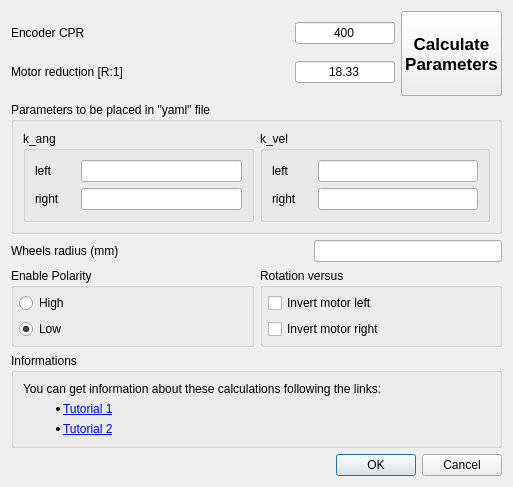
<?xml version="1.0" encoding="UTF-8"?>
<ui version="4.0">
 <class>RobotParamsCalculateDialog</class>
 <widget class="QDialog" name="RobotParamsCalculateDialog">
  <property name="geometry">
   <rect>
    <x>0</x>
    <y>0</y>
    <width>513</width>
    <height>487</height>
   </rect>
  </property>
  <property name="windowTitle">
   <string>Parameters Calculation</string>
  </property>
  <layout class="QGridLayout" name="gridLayout_4">
   <item row="2" column="0">
    <widget class="QGroupBox" name="groupBox">
     <property name="title">
      <string>Parameters to be placed in &quot;yaml&quot; file</string>
     </property>
     <layout class="QGridLayout" name="gridLayout_3">
      <item row="0" column="1">
       <widget class="QGroupBox" name="groupBox_3">
        <property name="title">
         <string>k_vel</string>
        </property>
        <layout class="QGridLayout" name="gridLayout_2">
         <item row="0" column="0">
          <layout class="QHBoxLayout" name="horizontalLayout_3">
           <item>
            <widget class="QLabel" name="label_3">
             <property name="minimumSize">
              <size>
               <width>40</width>
               <height>0</height>
              </size>
             </property>
             <property name="text">
              <string>left</string>
             </property>
            </widget>
           </item>
           <item>
            <widget class="QLineEdit" name="lineEdit_k_vel_left">
             <property name="readOnly">
              <bool>true</bool>
             </property>
            </widget>
           </item>
          </layout>
         </item>
         <item row="1" column="0">
          <layout class="QHBoxLayout" name="horizontalLayout_4">
           <item>
            <widget class="QLabel" name="label_4">
             <property name="minimumSize">
              <size>
               <width>40</width>
               <height>0</height>
              </size>
             </property>
             <property name="text">
              <string>right</string>
             </property>
            </widget>
           </item>
           <item>
            <widget class="QLineEdit" name="lineEdit_k_vel_right">
             <property name="readOnly">
              <bool>true</bool>
             </property>
            </widget>
           </item>
          </layout>
         </item>
        </layout>
       </widget>
      </item>
      <item row="0" column="0">
       <widget class="QGroupBox" name="groupBox_2">
        <property name="title">
         <string>k_ang</string>
        </property>
        <layout class="QGridLayout" name="gridLayout">
         <item row="0" column="0">
          <layout class="QHBoxLayout" name="horizontalLayout">
           <item>
            <widget class="QLabel" name="label">
             <property name="minimumSize">
              <size>
               <width>40</width>
               <height>0</height>
              </size>
             </property>
             <property name="text">
              <string>left</string>
             </property>
            </widget>
           </item>
           <item>
            <widget class="QLineEdit" name="lineEdit_k_ang_left">
             <property name="readOnly">
              <bool>true</bool>
             </property>
            </widget>
           </item>
          </layout>
         </item>
         <item row="1" column="0">
          <layout class="QHBoxLayout" name="horizontalLayout_2">
           <item>
            <widget class="QLabel" name="label_2">
             <property name="minimumSize">
              <size>
               <width>40</width>
               <height>0</height>
              </size>
             </property>
             <property name="text">
              <string>right</string>
             </property>
            </widget>
           </item>
           <item>
            <widget class="QLineEdit" name="lineEdit_k_ang_right">
             <property name="readOnly">
              <bool>true</bool>
             </property>
            </widget>
           </item>
          </layout>
         </item>
        </layout>
       </widget>
      </item>
     </layout>
    </widget>
   </item>
   <item row="4" column="0">
    <layout class="QHBoxLayout" name="horizontalLayout_8">
     <item>
      <widget class="QGroupBox" name="groupBox_16">
       <property name="sizePolicy">
        <sizepolicy hsizetype="Preferred" vsizetype="Maximum">
         <horstretch>0</horstretch>
         <verstretch>0</verstretch>
        </sizepolicy>
       </property>
       <property name="title">
        <string>Enable Polarity</string>
       </property>
       <layout class="QVBoxLayout" name="verticalLayout_3">
        <property name="leftMargin">
         <number>5</number>
        </property>
        <property name="topMargin">
         <number>5</number>
        </property>
        <property name="rightMargin">
         <number>5</number>
        </property>
        <property name="bottomMargin">
         <number>5</number>
        </property>
        <item>
         <widget class="QRadioButton" name="radioButton_polarity_high">
          <property name="sizePolicy">
           <sizepolicy hsizetype="Preferred" vsizetype="Fixed">
            <horstretch>0</horstretch>
            <verstretch>0</verstretch>
           </sizepolicy>
          </property>
          <property name="text">
           <string>High</string>
          </property>
         </widget>
        </item>
        <item>
         <widget class="QRadioButton" name="radioButton_polarity_low">
          <property name="sizePolicy">
           <sizepolicy hsizetype="Preferred" vsizetype="Fixed">
            <horstretch>0</horstretch>
            <verstretch>0</verstretch>
           </sizepolicy>
          </property>
          <property name="text">
           <string>Low</string>
          </property>
          <property name="checked">
           <bool>true</bool>
          </property>
         </widget>
        </item>
       </layout>
      </widget>
     </item>
     <item>
      <widget class="QGroupBox" name="groupBox_5">
       <property name="sizePolicy">
        <sizepolicy hsizetype="Preferred" vsizetype="Maximum">
         <horstretch>0</horstretch>
         <verstretch>0</verstretch>
        </sizepolicy>
       </property>
       <property name="title">
        <string>Rotation versus</string>
       </property>
       <layout class="QVBoxLayout" name="verticalLayout_6">
        <property name="leftMargin">
         <number>5</number>
        </property>
        <property name="topMargin">
         <number>5</number>
        </property>
        <property name="rightMargin">
         <number>5</number>
        </property>
        <property name="bottomMargin">
         <number>5</number>
        </property>
        <item>
         <widget class="QCheckBox" name="checkBox_invert_mot_left">
          <property name="sizePolicy">
           <sizepolicy hsizetype="Preferred" vsizetype="Fixed">
            <horstretch>0</horstretch>
            <verstretch>0</verstretch>
           </sizepolicy>
          </property>
          <property name="text">
           <string>Invert motor left</string>
          </property>
         </widget>
        </item>
        <item>
         <widget class="QCheckBox" name="checkBox_invert_mot_right">
          <property name="sizePolicy">
           <sizepolicy hsizetype="Preferred" vsizetype="Fixed">
            <horstretch>0</horstretch>
            <verstretch>0</verstretch>
           </sizepolicy>
          </property>
          <property name="text">
           <string>Invert motor right</string>
          </property>
         </widget>
        </item>
       </layout>
      </widget>
     </item>
    </layout>
   </item>
   <item row="5" column="0">
    <widget class="QGroupBox" name="groupBox_4">
     <property name="title">
      <string>Informations</string>
     </property>
     <layout class="QGridLayout" name="gridLayout_5">
      <item row="2" column="0" colspan="2">
       <widget class="QLabel" name="label_8">
        <property name="text">
         <string>&lt;html&gt;&lt;head/&gt;&lt;body&gt;&lt;p&gt;&lt;ul&gt;&lt;li&gt;&lt;a href=&quot;http://www.officinerobotiche.it/tutorial/encoder/&quot;&gt;&lt;span style=&quot; text-decoration: underline; color:#0000ff;&quot;&gt;Tutorial 1&lt;/span&gt;&lt;/a&gt;&lt;/li&gt;&lt;/ul&gt;&lt;/p&gt;&lt;/body&gt;&lt;/html&gt;</string>
        </property>
        <property name="openExternalLinks">
         <bool>true</bool>
        </property>
       </widget>
      </item>
      <item row="0" column="0" rowspan="2" colspan="2">
       <widget class="QLabel" name="label_7">
        <property name="text">
         <string>You can get information about these calculations following the links:</string>
        </property>
       </widget>
      </item>
      <item row="3" column="0">
       <widget class="QLabel" name="label_9">
        <property name="text">
         <string>&lt;html&gt;&lt;head/&gt;&lt;body&gt;&lt;p&gt;&lt;ul&gt;&lt;li&gt;&lt;a href=&quot;http://www.officinerobotiche.it/tutorial/interfacciamento-encoder/&quot;&gt;&lt;span style=&quot; text-decoration: underline; color:#0000ff;&quot;&gt;Tutorial 2&lt;/span&gt;&lt;/a&gt;&lt;/li&gt;&lt;/ul&gt;&lt;/p&gt;&lt;/body&gt;&lt;/html&gt;</string>
        </property>
        <property name="openExternalLinks">
         <bool>true</bool>
        </property>
       </widget>
      </item>
     </layout>
    </widget>
   </item>
   <item row="6" column="0">
    <widget class="QDialogButtonBox" name="buttonBox">
     <property name="orientation">
      <enum>Qt::Horizontal</enum>
     </property>
     <property name="standardButtons">
      <set>QDialogButtonBox::Cancel|QDialogButtonBox::Ok</set>
     </property>
    </widget>
   </item>
   <item row="0" column="0">
    <layout class="QHBoxLayout" name="horizontalLayout_7">
     <item>
      <layout class="QVBoxLayout" name="verticalLayout">
       <item>
        <layout class="QHBoxLayout" name="horizontalLayout_5">
         <item>
          <widget class="QLabel" name="label_5">
           <property name="text">
            <string>Encoder CPR</string>
           </property>
          </widget>
         </item>
         <item>
          <spacer name="horizontalSpacer_2">
           <property name="orientation">
            <enum>Qt::Horizontal</enum>
           </property>
           <property name="sizeHint" stdset="0">
            <size>
             <width>40</width>
             <height>20</height>
            </size>
           </property>
          </spacer>
         </item>
         <item>
          <widget class="QLineEdit" name="lineEdit_enc_cpr">
           <property name="maximumSize">
            <size>
             <width>100</width>
             <height>16777215</height>
            </size>
           </property>
           <property name="text">
            <string>400</string>
           </property>
           <property name="alignment">
            <set>Qt::AlignCenter</set>
           </property>
           <property name="readOnly">
            <bool>false</bool>
           </property>
          </widget>
         </item>
        </layout>
       </item>
       <item>
        <layout class="QHBoxLayout" name="horizontalLayout_6">
         <item>
          <widget class="QLabel" name="label_6">
           <property name="text">
            <string>Motor reduction [R:1]</string>
           </property>
          </widget>
         </item>
         <item>
          <spacer name="horizontalSpacer">
           <property name="orientation">
            <enum>Qt::Horizontal</enum>
           </property>
           <property name="sizeHint" stdset="0">
            <size>
             <width>40</width>
             <height>20</height>
            </size>
           </property>
          </spacer>
         </item>
         <item>
          <widget class="QLineEdit" name="lineEdit_motor_ratio">
           <property name="maximumSize">
            <size>
             <width>100</width>
             <height>16777215</height>
            </size>
           </property>
           <property name="text">
            <string>18.33</string>
           </property>
           <property name="alignment">
            <set>Qt::AlignCenter</set>
           </property>
           <property name="readOnly">
            <bool>false</bool>
           </property>
          </widget>
         </item>
        </layout>
       </item>
      </layout>
     </item>
     <item>
      <widget class="QPushButton" name="pushButton">
       <property name="sizePolicy">
        <sizepolicy hsizetype="Minimum" vsizetype="Minimum">
         <horstretch>0</horstretch>
         <verstretch>0</verstretch>
        </sizepolicy>
       </property>
       <property name="font">
        <font>
         <pointsize>13</pointsize>
         <weight>75</weight>
         <bold>true</bold>
        </font>
       </property>
       <property name="text">
        <string>Calculate
Parameters</string>
       </property>
      </widget>
     </item>
    </layout>
   </item>
   <item row="3" column="0">
    <layout class="QHBoxLayout" name="horizontalLayout_9">
     <item>
      <widget class="QLabel" name="label_10">
       <property name="minimumSize">
        <size>
         <width>40</width>
         <height>0</height>
        </size>
       </property>
       <property name="text">
        <string>Wheels radius (mm)</string>
       </property>
      </widget>
     </item>
     <item>
      <spacer name="horizontalSpacer_3">
       <property name="orientation">
        <enum>Qt::Horizontal</enum>
       </property>
       <property name="sizeHint" stdset="0">
        <size>
         <width>40</width>
         <height>20</height>
        </size>
       </property>
      </spacer>
     </item>
     <item>
      <widget class="QLineEdit" name="lineEdit_wheel_rad_mm">
       <property name="readOnly">
        <bool>false</bool>
       </property>
      </widget>
     </item>
    </layout>
   </item>
  </layout>
 </widget>
 <resources/>
 <connections>
  <connection>
   <sender>buttonBox</sender>
   <signal>rejected()</signal>
   <receiver>RobotParamsCalculateDialog</receiver>
   <slot>reject()</slot>
   <hints>
    <hint type="sourcelabel">
     <x>325</x>
     <y>444</y>
    </hint>
    <hint type="destinationlabel">
     <x>286</x>
     <y>274</y>
    </hint>
   </hints>
  </connection>
 </connections>
</ui>
